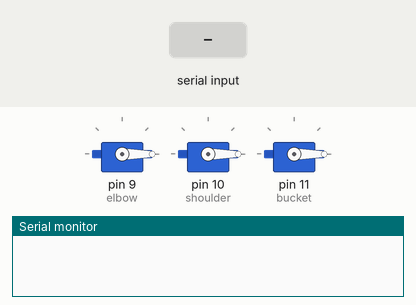
Recording of a sketch running on a simulated Arduino Uno, built with avr-gcc and run on an emulated ATmega328P. Shown: 3 × servo, the last lines printed to the serial monitor. The inputs (shaded band) are chosen by the test bench.

Above: at 1.2 s.
1.3 s: "<e,45>" received over Serial
At 2.5 s:
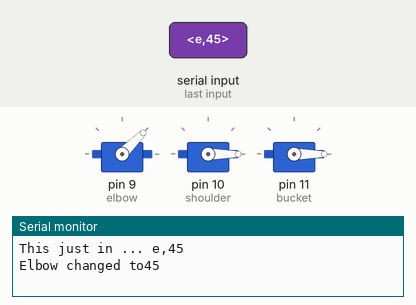
2.8 s: "<s,45>" received over Serial
At 3.9 s:
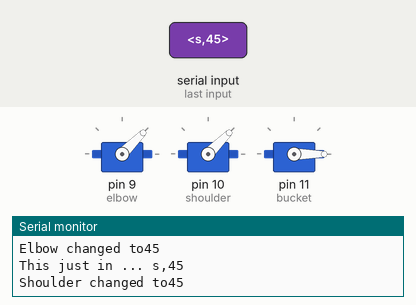
4.3 s: "<b,45>" received over Serial
At 5.0 s:
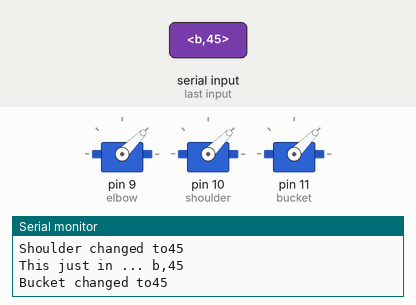
Timing chart, 0 to 7.3 s (numbered marks = the images above; inputs shaded):
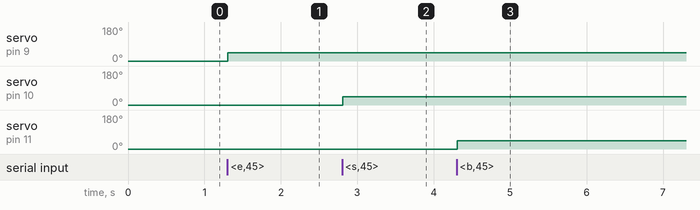

The sketch:

ArmReceiver.ino
```cpp
#include <Servo.h>
const byte numChars = 32;
int angle = 0;
char receivedChars[numChars];
Servo elbow, shoulder, bucket;

boolean newData = false;

void setup() {
    Serial.begin(9600);
    Serial.println("");
    elbow.attach(9);
    shoulder.attach(10);
    bucket.attach(11);
    elbow.write(0);
    shoulder.write(0);
    bucket.write(0);
}

void loop() {
    recvWithStartEndMarkers();
    //showNewData();
    if(newData == true){
      Serial.print("This just in ... ");
      Serial.println(receivedChars);
      String incoming = receivedChars;
      if(incoming.length() == 5 || incoming.length() == 4){
        if(incoming.substring(0, 1) == "e" || incoming.substring(0, 1) == "s" || incoming.substring(0, 1) == "b"){
          angle = incoming.substring(2).toInt();
          switch(receivedChars[0]){
            case 'e':
              elbow.write(angle);
              Serial.print("Elbow changed to");
              Serial.println(angle);
              break;
            case 's':
              shoulder.write(angle);
              Serial.print("Shoulder changed to");
              Serial.println(angle);
              break;
            case 'b':
              bucket.write(angle);
              Serial.print("Bucket changed to");
              Serial.println(angle);
              break;
          }
        }


      }
      Serial.println("");
      newData = false;
    }
}

void recvWithStartEndMarkers() {
    static boolean recvInProgress = false;
    static byte ndx = 0;
    char startMarker = '<';
    char endMarker = '>';
    char rc;

    while (Serial.available() > 0 && newData == false) {
        rc = Serial.read();

        if (recvInProgress == true) {
            if (rc != endMarker) {
                receivedChars[ndx] = rc;
                ndx++;
                if (ndx >= numChars) {
                    ndx = numChars - 1;
                }
            }
            else {
                receivedChars[ndx] = '\0'; // terminate the string
                recvInProgress = false;
                ndx = 0;
                newData = true;
            }
        }

        else if (rc == startMarker) {
            recvInProgress = true;
        }
    }
}

/*void showNewData() {
    if (newData == true) {
        Serial.print("This just in ... ");
        Serial.println(receivedChars);
        newData = false;
    }
}*/
```

Measured:
- after the input at 1.3 s, servo on pin 9 (elbow): 0° → 45° at once
- after the input at 2.8 s, servo on pin 10 (shoulder): 0° → 45° at once
- after the input at 4.3 s, servo on pin 11 (bucket): 0° → 45° at once
